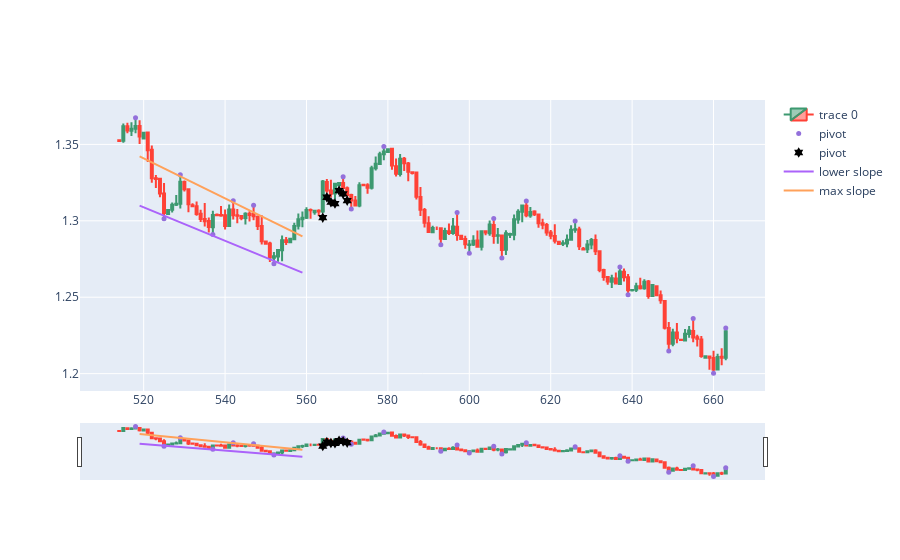

Notebook cell for this chart:
### Code cell
candle = 564

def breakpointpos(x):
    if x['isBreakOut']==2:
        return x['Low']-3e-3
    elif x['isBreakOut']==1:
        return x['High']+3e-3
    else:
        return np.nan

dfpl = df[candle-backcandles-window-5:candle+100]
dfpl["breakpointpos"] = dfpl.apply(lambda row: breakpointpos(row), axis=1)

fig = go.Figure(data=[go.Candlestick(x=dfpl.index,
                open=dfpl['Open'],
                high=dfpl['High'],
                low=dfpl['Low'],
                close=dfpl['Close'])])

fig.add_scatter(x=dfpl.index, y=dfpl['pointpos'], mode="markers",
                marker=dict(size=5, color="MediumPurple"),
                name="pivot")

fig.add_scatter(x=dfpl.index, y=dfpl['breakpointpos'], mode="markers",
                marker=dict(size=8, color="Black"), marker_symbol="hexagram",
                name="pivot")

sl_lows, interc_lows, sl_highs, interc_highs, r_sq_l, r_sq_h = collect_channel(candle, backcandles, window, parallel=0)
print(r_sq_l, r_sq_h)
if sl_highs and sl_lows:
    x = np.array(range(candle-backcandles-window, candle-window+1))
    fig.add_trace(go.Scatter(x=x, y=sl_lows*x + interc_lows, mode='lines', name='lower slope'))
    fig.add_trace(go.Scatter(x=x, y=sl_highs*x + interc_highs, mode='lines', name='max slope'))
#fig.update_layout(xaxis_rangeslider_visible=False)
fig.show()

### Figure 1 — Plotly figure (JSON) as saved in the notebook; plotly's stock layout.template omitted (floating-point values rounded to 4 significant figures; data arrays with more than 128 entries replaced by an {"elided": "..."} marker saying what was removed)
{"data": [{"close": {"elided": "150 float values"}, "high": {"elided": "150 float values"}, "low": {"elided": "150 float values"}, "open": {"elided": "150 float values"}, "type": "candlestick", "x": {"elided": "150 int values"}}, {"marker": {"color": "MediumPurple", "size": 5}, "mode": "markers", "name": "pivot", "type": "scatter", "x": {"elided": "150 int values"}, "y": {"elided": "150 float values"}}, {"marker": {"color": "Black", "size": 8, "symbol": "hexagram"}, "mode": "markers", "name": "pivot", "type": "scatter", "x": {"elided": "150 int values"}, "y": {"elided": "150 float values"}}, {"mode": "lines", "name": "lower slope", "type": "scatter", "x": [519, 520, 521, 522, 523, 524, 525, 526, 527, 528, 529, 530, 531, 532, 533, 534, 535, 536, 537, 538, 539, 540, 541, 542, 543, 544, 545, 546, 547, 548, 549, 550, 551, 552, 553, 554, 555, 556, 557, 558, 559], "y": [1.31, 1.309, 1.308, 1.307, 1.306, 1.304, 1.303, 1.302, 1.301, 1.3, 1.299, 1.298, 1.297, 1.296, 1.295, 1.293, 1.292, 1.291, 1.29, 1.289, 1.288, 1.287, 1.286, 1.285, 1.284, 1.283, 1.281, 1.28, 1.279, 1.278, 1.277, 1.276, 1.275, 1.274, 1.273, 1.272, 1.27, 1.269, 1.268, 1.267, 1.266]}, {"mode": "lines", "name": "max slope", "type": "scatter", "x": [519, 520, 521, 522, 523, 524, 525, 526, 527, 528, 529, 530, 531, 532, 533, 534, 535, 536, 537, 538, 539, 540, 541, 542, 543, 544, 545, 546, 547, 548, 549, 550, 551, 552, 553, 554, 555, 556, 557, 558, 559], "y": [1.342, 1.341, 1.34, 1.338, 1.337, 1.336, 1.334, 1.333, 1.332, 1.33, 1.329, 1.328, 1.326, 1.325, 1.324, 1.323, 1.321, 1.32, 1.319, 1.317, 1.316, 1.315, 1.313, 1.312, 1.311, 1.309, 1.308, 1.307, 1.306, 1.304, 1.303, 1.302, 1.3, 1.299, 1.298, 1.296, 1.295, 1.294, 1.292, 1.291, 1.29]}], "layout": {}}
